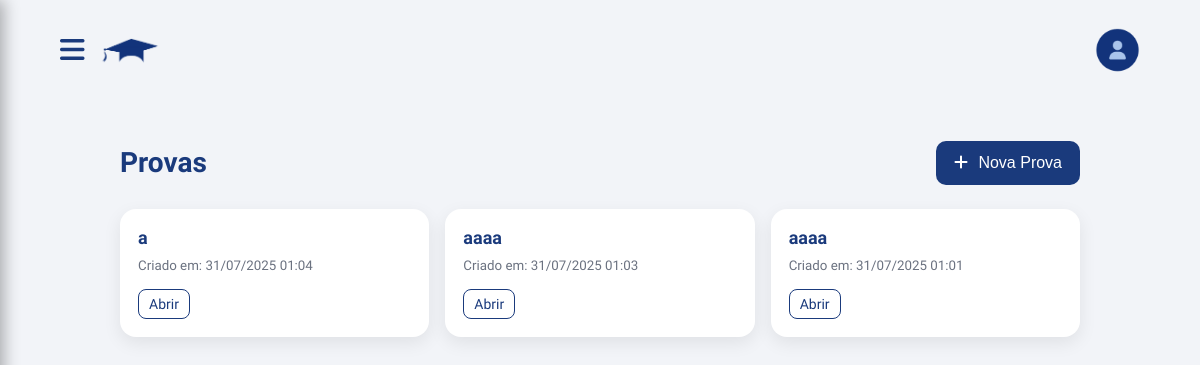
Before: /php/formularios.php with the older database file.
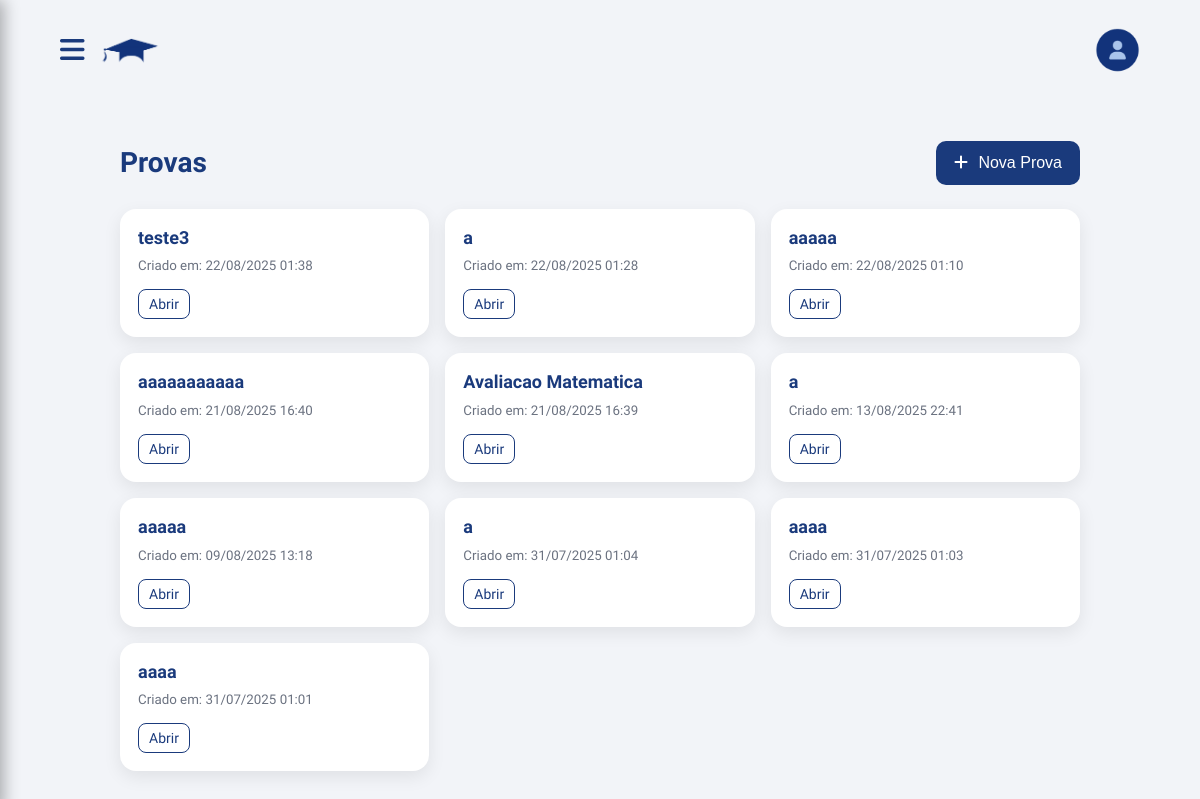
After: the same page with the newer database file.
### tables this page shows
CREATE TABLE `formularios` (
  `id` int(11) NOT NULL,
  `titulo` varchar(255) NOT NULL,
  `criado_em` datetime DEFAULT current_timestamp(),
  `criado_por` int(11) DEFAULT NULL,
  `materia` varchar(120) DEFAULT NULL
);

### php/formularios.php (the view, shortened to what this page needs)
<?php
require_once __DIR__ . '/config.php';
$stmtForms = $pdo->query("SELECT id, titulo, criado_em FROM formularios ORDER BY criado_em DESC");
$formularios = $stmtForms->fetchAll(PDO::FETCH_ASSOC);
?>
<!DOCTYPE html>
<html lang="pt-br">
<head>
  <link rel="stylesheet" href="https://cdnjs.cloudflare.com/ajax/libs/font-awesome/6.5.0/css/all.min.css">
</head>
<body>
  <div class="header">
    <div class="header-left">
      <i class="fas fa-bars hamburger" id="hamburger"></i>
      <img class="capelo" src="../assets/capelo_azul.png" alt="Ícone formatura">
    </div>
    <img class="foto-perfil" id="perfilBtn" src="../assets/perfil_padrao.png" alt="Perfil">
  </div>
  <div class="content" id="mainContent">
    <div class="actions">
      <h1>Provas</h1>
      <button class="btn-primary" onclick="window.location.href='criar_formulario.php'">
        <i class="fa-solid fa-plus" style="margin-right:6px;"></i> Nova Prova
      </button>
    </div>
    <div class="grid">
      <?php if (!empty($formularios)): ?>
        <?php foreach ($formularios as $form): ?>
          <div class="card">
            <a class="card-title" href="visualizar_formulario.php?id=<?= (int)$form['id'] ?>">
              <?= htmlspecialchars($form['titulo'] ?: 'Formulário sem título') ?>
            </a>
            <small>Criado em: <?= htmlspecialchars(date('d/m/Y H:i', strtotime($form['criado_em']))) ?></small>
            <a class="more" href="visualizar_formulario.php?id=<?= (int)$form['id'] ?>">Abrir</a>
          </div>
        <?php endforeach; ?>
      <?php endif; ?>
    </div>
  </div>
</body>
</html>

Changed rows visible on the page:
added formularios: titulo "teste3", criado_em "22/08/2025 01:38"
added formularios: titulo "a", criado_em "22/08/2025 01:28"
added formularios: titulo "aaaaa", criado_em "22/08/2025 01:10"
added formularios: titulo "aaaaaaaaaaa", criado_em "21/08/2025 16:40"
added formularios: titulo "Avaliacao Matematica", criado_em "21/08/2025 16:39"
added formularios: titulo "a", criado_em "13/08/2025 22:41"
added formularios: titulo "aaaaa", criado_em "09/08/2025 13:18"
